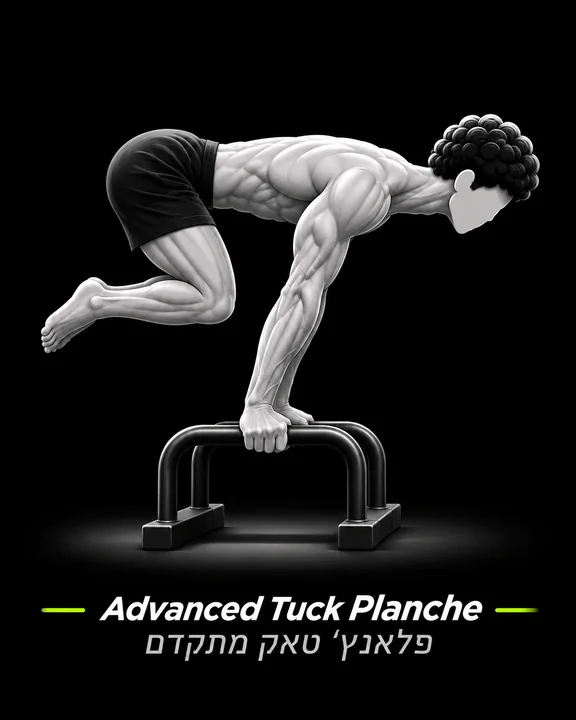
#> input picture vercel-app/assets/anatomy/advanced-tuck-planche.webp, 576 x 720 px; its folder holds only this picture in this run
$ python prepare-presentation-artwork.py
#> lines starting #> are read from the running program, lines starting #| are printed output that depends on the picture
"""Title-free derivatives for analysis views; PR #41 catalog assets remain untouched."""
import hashlib
import json
from pathlib import Path
from PIL import Image

ROOT = Path(__file__).resolve().parents[1] / 'vercel-app'
OUT = ROOT / 'assets/presentation'
BOUNDS = {'advanced-tuck-planche': .80, 'tuck-planche': .73,
          'banded-full-front-lever': .79, 'one-leg-planche': .73,
          'planche-lean': .70, 'one-leg-l-sit': .78,
          'super-advanced-tuck-planche': .76, 'one-leg-front-lever': .79,
          'straddle-planche': .72, 'tuck-l-sit': .78,
          'super-advanced-tuck-front-lever': .85,
          'banded-full-planche': .80, 'tuck-front-lever': .74}

def main():
    OUT.mkdir(exist_ok=True)
    manifest = []
    for name, boundary in BOUNDS.items():
        source = ROOT / f'assets/anatomy/{name}.webp'
        image = Image.open(source).convert('RGB')
#> image is the input picture: PIL image 576x720 RGB; mean R, G, B 25.9, 25.7, 25.6
        width, height = image.size
#> width = 576; height = 720
        body = image.crop((0, 0, width, int(height * boundary)))
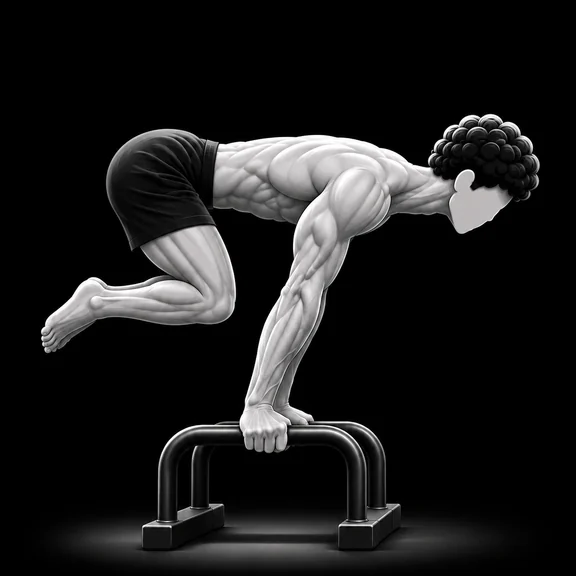
#> body: PIL image 576x576 RGB; mean R, G, B 27.7, 27.5, 27.6
        bounds = body.convert('L').point(lambda value: 255 if value > 42 else 0).getbbox()
#> bounds = (41, 114, 540, 562)
        box = (max(0, bounds[0] - 12), max(0, bounds[1] - 12),
               min(width, bounds[2] + 12), min(body.height, bounds[3] + 12))
#> box = (29, 102, 552, 574)
        crop = image.crop(box)
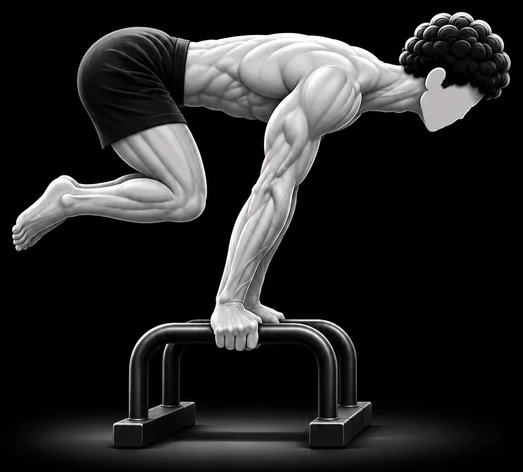
#> crop: PIL image 523x472 RGB; mean R, G, B 37.3, 37, 37
        output = OUT / f'{name}.webp'
        crop.save(output, 'WEBP', quality=92, method=6)
        manifest.append({'source': str(source.relative_to(ROOT)),
                         'sourceSha256': hashlib.sha256(source.read_bytes()).hexdigest(),
                         'crop': list(box), 'output': str(output.relative_to(ROOT)),
                         'size': list(crop.size)})
    (OUT / 'manifest.json').write_text(json.dumps(manifest, indent=2) + '\n')

if __name__ == '__main__':
#> (the run stopped early here; a loop or call above may not have finished)
